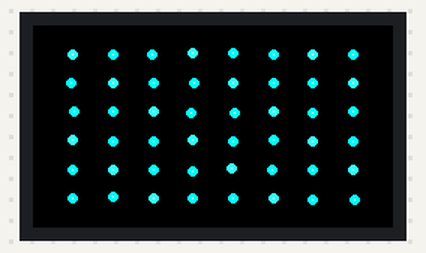
A sketch run on a simulated ESP32. Shown: 240×135 colour display. Random numbers use the default seed unless the sketch sets one.

Above: at 0.68 s.
At 6.8 s:
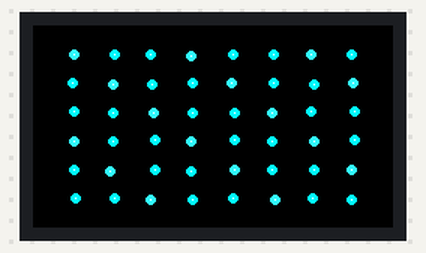
At 9.78 s:
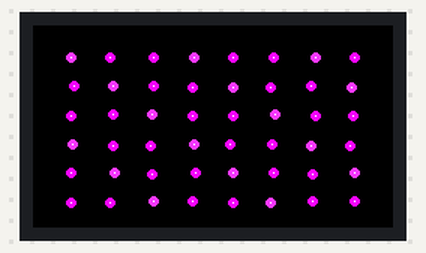
At 20.21 s:
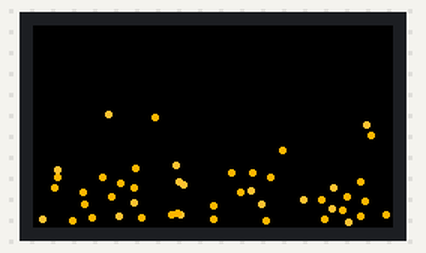
At 28.9 s:
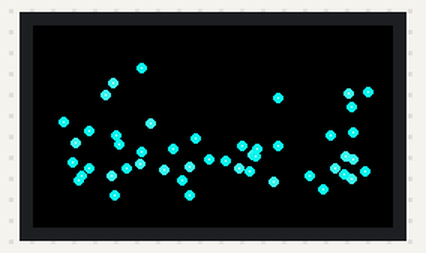
At 39.59 s:
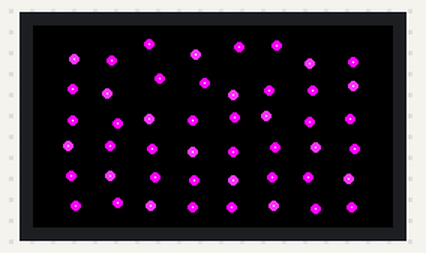

The sketch:

module1.ino
```cpp
/**************************************************************************
  STATES OF MATTER
  Generative Art Installation — "Transitions"

  Hardware:
    - ESP32 TTGO / LILYGO T-Display
    - TFT_eSPI library

  Concept:
    A group of particles continuously transitions through three states:

        SOLID  ->  LIQUID  ->  GAS  ->  SOLID ...

    SOLID:
      Particles arrange themselves into a rigid grid and gently vibrate.

    LIQUID:
      Particles break free from the grid, fall under "gravity", and flow
      around each other near the bottom of the screen.

    GAS:
      Particles spread throughout the entire screen and move quickly
      in random directions.

    The transitions happen gradually instead of cutting instantly from
    one state to another.

    Random movement makes every cycle slightly different, so this is
    generative rather than a repeating GIF.
**************************************************************************/

#include <TFT_eSPI.h>
#include <SPI.h>
#include <esp_system.h>

// ------------------------------------------------------------
// DISPLAY
// ------------------------------------------------------------

TFT_eSPI tft = TFT_eSPI();

// We draw everything onto a sprite first.
// This greatly reduces flickering on the screen.
TFT_eSprite canvas = TFT_eSprite(&tft);


// ------------------------------------------------------------
// PARTICLE SETTINGS
// ------------------------------------------------------------

// 48 particles = 8 columns x 6 rows in the solid state.
const int NUM_PARTICLES = 48;
const int GRID_COLS = 8;
const int GRID_ROWS = 6;

// Radius of each particle.
const int PARTICLE_RADIUS = 3;

// Keep particles slightly away from the edge of the display.
const int EDGE_MARGIN = 4;


// Each particle remembers its:
//
// x, y       = current position
// vx, vy     = current velocity
// solidX/Y   = where it belongs when the material becomes solid
//
struct Particle {
  float x;
  float y;

  float vx;
  float vy;

  float solidX;
  float solidY;
};

Particle particles[NUM_PARTICLES];


// ------------------------------------------------------------
// STATES OF MATTER
// ------------------------------------------------------------

enum MatterState {
  SOLID,
  LIQUID,
  GAS
};

// We begin as a solid.
MatterState currentState = SOLID;

// The next state will be liquid.
MatterState nextState = LIQUID;


// ------------------------------------------------------------
// TIMING
// ------------------------------------------------------------

// How long the particles stay fully in one state.
const unsigned long HOLD_TIME = 6000;

// How long it takes to transition into the next state.
const unsigned long TRANSITION_TIME = 3500;

// Time when the current phase began.
unsigned long phaseStartTime = 0;

// Are we currently moving between two states?
bool transitioning = false;


// ------------------------------------------------------------
// OPTIONAL TEXT
// ------------------------------------------------------------

// Set this to true if you want the state name shown on screen.
// For the final installation, I think it looks better as false.
const bool SHOW_LABEL = false;


// ------------------------------------------------------------
// HELPER: RANDOM FLOAT
// ------------------------------------------------------------

// Arduino's random() normally returns integers.
// This helper gives us a random decimal number between minValue
// and maxValue.
float randomFloat(float minValue, float maxValue) {

  float randomNumber = random(0, 10001) / 10000.0;

  return minValue + randomNumber * (maxValue - minValue);
}


// ------------------------------------------------------------
// HELPER: SMOOTH TRANSITION
// ------------------------------------------------------------

// Instead of moving linearly from 0 -> 1, this creates a smoother
// ease-in/ease-out transition.
//
// At the beginning and end, the transition slows down.
float smoothStep(float t) {

  // Keep t between 0 and 1.
  t = constrain(t, 0.0f, 1.0f);

  return t * t * (3.0f - 2.0f * t);
}


// ------------------------------------------------------------
// HELPER: BLEND TWO TFT COLORS
// ------------------------------------------------------------

// TFT colors are stored as RGB565 values.
//
// This function lets us gradually transition from one color
// to another.
//
// amount = 0.0 --> completely color1
// amount = 1.0 --> completely color2
uint16_t blendColors(uint16_t color1, uint16_t color2, float amount) {

  amount = constrain(amount, 0.0f, 1.0f);

  // Break color 1 into red, green, and blue components.
  int r1 = (color1 >> 11) & 0x1F;
  int g1 = (color1 >> 5) & 0x3F;
  int b1 = color1 & 0x1F;

  // Break color 2 into red, green, and blue components.
  int r2 = (color2 >> 11) & 0x1F;
  int g2 = (color2 >> 5) & 0x3F;
  int b2 = color2 & 0x1F;

  // Interpolate between the colors.
  int r = r1 + (r2 - r1) * amount;
  int g = g1 + (g2 - g1) * amount;
  int b = b1 + (b2 - b1) * amount;

  // Turn RGB back into RGB565.
  return (r << 11) | (g << 5) | b;
}


// ------------------------------------------------------------
// COLOR FOR EACH STATE
// ------------------------------------------------------------

uint16_t getStateColor(MatterState state) {

  if (state == SOLID) {
    return TFT_CYAN;
  }

  if (state == LIQUID) {
    return TFT_MAGENTA;
  }

  // GAS
  return TFT_ORANGE;
}


// ------------------------------------------------------------
// CREATE SOLID GRID
// ------------------------------------------------------------

// Assign every particle a fixed location.
//
// The target positions form an evenly spaced grid.
//
// When the particles become solid, they are pulled toward these
// locations like springs.
void createSolidTargets() {

  float xSpacing = tft.width() / (float)(GRID_COLS + 1);
  float ySpacing = tft.height() / (float)(GRID_ROWS + 1);

  for (int i = 0; i < NUM_PARTICLES; i++) {

    int column = i % GRID_COLS;
    int row = i / GRID_COLS;

    particles[i].solidX = (column + 1) * xSpacing;
    particles[i].solidY = (row + 1) * ySpacing;
  }
}


// ------------------------------------------------------------
// INITIALIZE PARTICLES
// ------------------------------------------------------------

void initializeParticles() {

  createSolidTargets();

  for (int i = 0; i < NUM_PARTICLES; i++) {

    // Begin each particle almost exactly where it belongs
    // in the solid grid.
    particles[i].x =
      particles[i].solidX + randomFloat(-1.0, 1.0);

    particles[i].y =
      particles[i].solidY + randomFloat(-1.0, 1.0);

    particles[i].vx = 0;
    particles[i].vy = 0;
  }
}


// ------------------------------------------------------------
// START A TRANSITION
// ------------------------------------------------------------

void startTransition() {

  transitioning = true;
  phaseStartTime = millis();

  // Decide which state comes next.
  if (currentState == SOLID) {

    nextState = LIQUID;

    // Give particles a small push as the solid starts melting.
    for (int i = 0; i < NUM_PARTICLES; i++) {
      particles[i].vx += randomFloat(-0.8, 0.8);
      particles[i].vy += randomFloat(-0.2, 0.5);
    }
  }

  else if (currentState == LIQUID) {

    nextState = GAS;

    // Give particles a much stronger burst of energy
    // as the liquid becomes gas.
    for (int i = 0; i < NUM_PARTICLES; i++) {

      particles[i].vx += randomFloat(-2.0, 2.0);
      particles[i].vy += randomFloat(-2.5, 0.5);
    }
  }

  else {

    // GAS -> SOLID
    nextState = SOLID;

    // Slightly shift the solid grid each cycle.
    // This means the "new solid" is not perfectly identical
    // every time.
    createSolidTargets();

    for (int i = 0; i < NUM_PARTICLES; i++) {

      particles[i].solidX += randomFloat(-2.0, 2.0);
      particles[i].solidY += randomFloat(-2.0, 2.0);
    }
  }
}


// ------------------------------------------------------------
// UPDATE STATE MACHINE
// ------------------------------------------------------------

void updateState() {

  unsigned long now = millis();

  // If we are sitting fully in one state...
  if (!transitioning) {

    // ...begin transitioning after HOLD_TIME milliseconds.
    if (now - phaseStartTime >= HOLD_TIME) {
      startTransition();
    }
  }

  // If we are currently transitioning...
  else {

    // ...finish the transition after TRANSITION_TIME milliseconds.
    if (now - phaseStartTime >= TRANSITION_TIME) {

      currentState = nextState;

      transitioning = false;

      phaseStartTime = now;
    }
  }
}


// ------------------------------------------------------------
// CALCULATE STATE WEIGHTS
// ------------------------------------------------------------

// These variables describe "how much" of each state currently exists.
//
// Example halfway between SOLID and LIQUID:
//
//     solidAmount  = 0.5
//     liquidAmount = 0.5
//     gasAmount    = 0.0
//
// This allows the physics to smoothly change instead of snapping.
void calculateStateAmounts(
  float &solidAmount,
  float &liquidAmount,
  float &gasAmount
) {

  solidAmount = 0;
  liquidAmount = 0;
  gasAmount = 0;

  // Not currently transitioning:
  // one state gets 100%.
  if (!transitioning) {

    if (currentState == SOLID) {
      solidAmount = 1;
    }

    else if (currentState == LIQUID) {
      liquidAmount = 1;
    }

    else {
      gasAmount = 1;
    }

    return;
  }


  // Calculate transition progress from 0 -> 1.
  float progress =
    (millis() - phaseStartTime) / (float)TRANSITION_TIME;

  progress = smoothStep(progress);


  // The current state fades OUT.
  float oldAmount = 1.0 - progress;

  // The next state fades IN.
  float newAmount = progress;


  // Assign the correct weights.
  if (currentState == SOLID) {
    solidAmount += oldAmount;
  }

  else if (currentState == LIQUID) {
    liquidAmount += oldAmount;
  }

  else {
    gasAmount += oldAmount;
  }


  if (nextState == SOLID) {
    solidAmount += newAmount;
  }

  else if (nextState == LIQUID) {
    liquidAmount += newAmount;
  }

  else {
    gasAmount += newAmount;
  }
}


// ------------------------------------------------------------
// PARTICLE REPULSION
// ------------------------------------------------------------

// Liquid particles should not all collapse into the exact same point.
//
// This gives nearby particles a small repulsive force.
void applyParticleRepulsion(float strength) {

  const float minimumDistance = 8.0;

  for (int i = 0; i < NUM_PARTICLES; i++) {

    for (int j = i + 1; j < NUM_PARTICLES; j++) {

      float dx = particles[i].x - particles[j].x;
      float dy = particles[i].y - particles[j].y;

      float distanceSquared = dx * dx + dy * dy;

      // Ignore particles that are sufficiently far apart.
      if (
        distanceSquared <
        minimumDistance * minimumDistance &&
        distanceSquared > 0.01
      ) {

        float distance = sqrt(distanceSquared);

        float overlap = minimumDistance - distance;

        float force = overlap * strength;

        float forceX = (dx / distance) * force;
        float forceY = (dy / distance) * force;

        particles[i].vx += forceX;
        particles[i].vy += forceY;

        particles[j].vx -= forceX;
        particles[j].vy -= forceY;
      }
    }
  }
}


// ------------------------------------------------------------
// UPDATE PARTICLE PHYSICS
// ------------------------------------------------------------

void updateParticles() {

  float solidAmount;
  float liquidAmount;
  float gasAmount;

  calculateStateAmounts(
    solidAmount,
    liquidAmount,
    gasAmount
  );


  // ----------------------------------------------------------
  // PHYSICS PARAMETERS
  //
  // These automatically morph as we transition between states.
  // ----------------------------------------------------------

  // Solid particles strongly return to their grid positions.
  float springStrength =
    0.065 * solidAmount;

  // Liquid particles experience gravity.
  float gravity =
    0.055 * liquidAmount;

  // Random movement gets stronger as matter becomes less rigid.
  float randomMotion =
      0.006 * solidAmount
    + 0.030 * liquidAmount
    + 0.075 * gasAmount;

  // Solid particles lose velocity rapidly.
  // Gas particles preserve velocity.
  float damping =
      0.82  * solidAmount
    + 0.965 * liquidAmount
    + 0.997 * gasAmount;

  // Maximum speed also changes depending on state.
  float maxSpeed =
      0.8 * solidAmount
    + 1.8 * liquidAmount
    + 3.3 * gasAmount;


  // Liquid particles push each other apart more strongly.
  float repulsion =
      0.015 * solidAmount
    + 0.080 * liquidAmount
    + 0.020 * gasAmount;


  // Apply particle-to-particle interaction.
  applyParticleRepulsion(repulsion);


  // ----------------------------------------------------------
  // UPDATE EACH PARTICLE
  // ----------------------------------------------------------

  for (int i = 0; i < NUM_PARTICLES; i++) {

    Particle &p = particles[i];


    // --------------------------------------------------------
    // SOLID BEHAVIOR
    // --------------------------------------------------------

    // Think of every particle as being connected to its grid
    // location by a tiny invisible spring.
    //
    // As solidAmount increases, the spring gets stronger.

    float dx = p.solidX - p.x;
    float dy = p.solidY - p.y;

    p.vx += dx * springStrength;
    p.vy += dy * springStrength;


    // --------------------------------------------------------
    // LIQUID BEHAVIOR
    // --------------------------------------------------------

    // Gravity pulls liquid particles downward.
    p.vy += gravity;

    // Create a gentle left/right current.
    //
    // The sine function makes the direction slowly shift,
    // creating flowing rather than purely random motion.
    float wave =
      sin(
        millis() * 0.002 +
        i * 0.45
      );

    p.vx += wave * 0.025 * liquidAmount;


    // --------------------------------------------------------
    // RANDOM MOLECULAR MOTION
    // --------------------------------------------------------

    // Solid = tiny vibration
    // Liquid = moderate movement
    // Gas = energetic movement

    p.vx += randomFloat(
      -randomMotion,
      randomMotion
    );

    p.vy += randomFloat(
      -randomMotion,
      randomMotion
    );


    // --------------------------------------------------------
    // DAMPING
    // --------------------------------------------------------

    p.vx *= damping;
    p.vy *= damping;


    // --------------------------------------------------------
    // LIMIT SPEED
    // --------------------------------------------------------

    float speed =
      sqrt(
        p.vx * p.vx +
        p.vy * p.vy
      );

    if (speed > maxSpeed) {

      p.vx = (p.vx / speed) * maxSpeed;
      p.vy = (p.vy / speed) * maxSpeed;
    }


    // --------------------------------------------------------
    // MOVE PARTICLE
    // --------------------------------------------------------

    p.x += p.vx;
    p.y += p.vy;


    // --------------------------------------------------------
    // SCREEN BOUNDARIES
    // --------------------------------------------------------

    // Left wall
    if (p.x < EDGE_MARGIN) {

      p.x = EDGE_MARGIN;
      p.vx *= -0.8;
    }

    // Right wall
    if (p.x > tft.width() - EDGE_MARGIN) {

      p.x = tft.width() - EDGE_MARGIN;
      p.vx *= -0.8;
    }

    // Top wall
    if (p.y < EDGE_MARGIN) {

      p.y = EDGE_MARGIN;
      p.vy *= -0.8;
    }

    // Bottom wall
    if (p.y > tft.height() - EDGE_MARGIN) {

      p.y = tft.height() - EDGE_MARGIN;

      p.vy *= -0.65;

      // Liquid loses a little horizontal velocity
      // when sliding along the bottom.
      p.vx *= (1.0 - 0.08 * liquidAmount);
    }
  }
}


// ------------------------------------------------------------
// DRAW EVERYTHING
// ------------------------------------------------------------

void drawScene() {

  // Clear the previous frame.
  canvas.fillSprite(TFT_BLACK);


  // Figure out how much of each state is currently visible.
  float solidAmount;
  float liquidAmount;
  float gasAmount;

  calculateStateAmounts(
    solidAmount,
    liquidAmount,
    gasAmount
  );


  // ----------------------------------------------------------
  // CHOOSE COLOR
  // ----------------------------------------------------------

  uint16_t particleColor;

  // If we are fully inside one state...
  if (!transitioning) {

    particleColor =
      getStateColor(currentState);
  }

  // If we are transitioning, smoothly blend the two colors.
  else {

    float progress =
      (millis() - phaseStartTime) /
      (float)TRANSITION_TIME;

    progress = smoothStep(progress);

    particleColor =
      blendColors(
        getStateColor(currentState),
        getStateColor(nextState),
        progress
      );
  }


  // ----------------------------------------------------------
  // DRAW PARTICLES
  // ----------------------------------------------------------

  for (int i = 0; i < NUM_PARTICLES; i++) {

    Particle &p = particles[i];


    // Add slight color variation between particles.
    //
    // Every third particle is mixed slightly toward white.
    uint16_t thisColor = particleColor;

    if (i % 3 == 0) {

      thisColor =
        blendColors(
          particleColor,
          TFT_WHITE,
          0.22
        );
    }


    // --------------------------------------------------------
    // SOLID VISUAL
    // --------------------------------------------------------

    // Larger, consistent circles emphasize the packed structure.
    int radius =
      PARTICLE_RADIUS;


    // Gas particles become slightly smaller,
    // emphasizing that they are dispersed.
    if (gasAmount > 0.5) {
      radius = 2;
    }


    canvas.fillCircle(
      (int)p.x,
      (int)p.y,
      radius,
      thisColor
    );


    // Add a tiny glowing center.
    if (radius >= 3) {

      canvas.drawPixel(
        (int)p.x,
        (int)p.y,
        TFT_WHITE
      );
    }
  }


  // ----------------------------------------------------------
  // OPTIONAL STATE LABEL
  // ----------------------------------------------------------

  if (SHOW_LABEL) {

    canvas.setTextSize(1);
    canvas.setTextColor(TFT_LIGHTGREY);

    canvas.setCursor(5, 5);

    if (!transitioning) {

      if (currentState == SOLID) {
        canvas.print("SOLID");
      }

      else if (currentState == LIQUID) {
        canvas.print("LIQUID");
      }

      else {
        canvas.print("GAS");
      }
    }

    else {

      if (currentState == SOLID && nextState == LIQUID) {
        canvas.print("MELTING");
      }

      else if (currentState == LIQUID && nextState == GAS) {
        canvas.print("EVAPORATING");
      }

      else {
        canvas.print("SOLIDIFYING");
      }
    }
  }


  // Push the completed frame from memory onto the display.
  canvas.pushSprite(0, 0);
}


// ------------------------------------------------------------
// SETUP
// ------------------------------------------------------------

void setup() {

  // Initialize the T-Display.
  tft.init();

  // Landscape orientation.
  tft.setRotation(1);

  // Black screen while starting.
  tft.fillScreen(TFT_BLACK);


  // ----------------------------------------------------------
  // CREATE OFF-SCREEN DRAWING CANVAS
  // ----------------------------------------------------------

  // 16-bit color gives us the normal TFT color palette.
  canvas.setColorDepth(16);

  canvas.createSprite(
    tft.width(),
    tft.height()
  );


  // ----------------------------------------------------------
  // RANDOMNESS
  // ----------------------------------------------------------

  // esp_random() uses the ESP32's hardware random-number generator.
  // This helps make every power-on slightly different.
  randomSeed(esp_random());


  // Create our particle system.
  initializeParticles();


  // Begin our timing cycle.
  phaseStartTime = millis();
}


// ------------------------------------------------------------
// MAIN LOOP
// ------------------------------------------------------------

void loop() {

  // Check whether we should remain in the current state
  // or begin/finish a transition.
  updateState();

  // Apply the physics for this frame.
  updateParticles();

  // Draw the resulting particle positions.
  drawScene();

  // About 40 frames per second.
  //
  // A short delay also prevents the animation from running
  // unnecessarily fast.
  delay(25);
}
```
